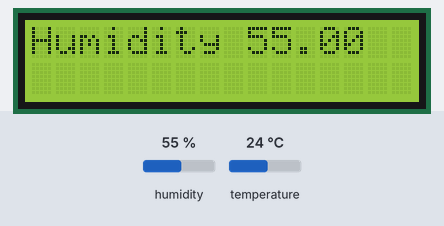
A sketch run on a simulated Arduino Uno, built with avr-gcc and run on an emulated ATmega328P. Parts: 16×2 character LCD. Inputs (shaded band) come from the test bench; at power-on: humidity 55 %, temperature 24 °C. What the sketch prints to the serial monitor is not drawn.

Above: at 2.7 s.
2.8 s: humidity set to 22 %
At 9.0 s:
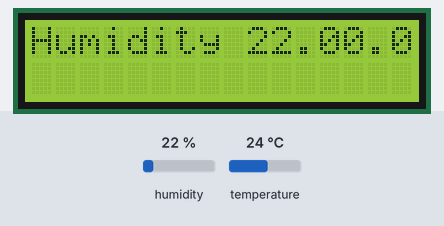
15.7 s: temperature set to 12 °C
At 23.1 s:
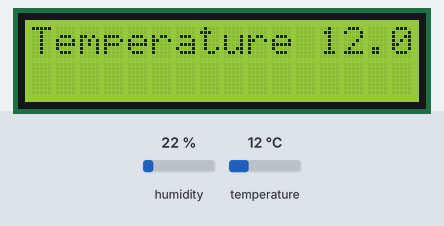
27.8 s: humidity set to 40 %
At 32.9 s:
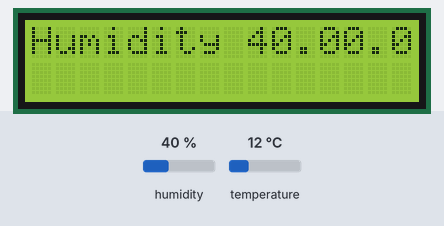
35.9 s: temperature set to 19 °C
At 41.0 s:
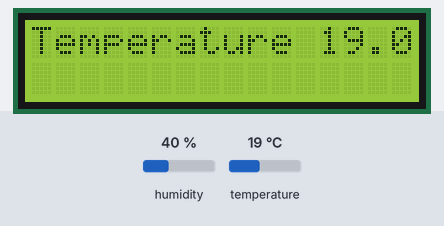
Timing chart, 0 to 42.5 s (numbered marks = the images above; inputs shaded):
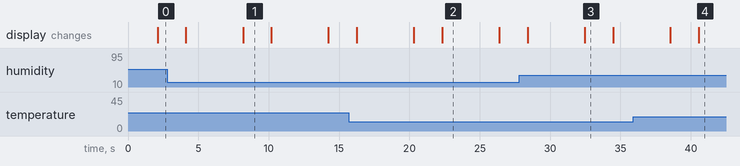

Measured:
- after the input at 15.7 s, the display: first differs from a run without the input after 6.6 s (image 2)
- after the input at 27.8 s, the display: first differs from a run without the input after 4.7 s (image 3)
- after the input at 35.9 s, the display: first differs from a run without the input after 4.6 s (image 4)
- what the display in image 1 shows lasts 2.0 s, from 8.2 s to 10.2 s
- what the display in image 2 shows lasts 4.1 s, from 22.3 s to 26.4 s

The sketch:

dht11.ino
```cpp
#include "DHT.h"
#define DHTPIN 6     // Digital pin connected to the DHT sensor
// Feather HUZZAH ESP8266 note: use pins 3, 4, 5, 12, 13 or 14 --
// Pin 15 can work but DHT must be disconnected during program upload.


#define DHTTYPE DHT11   // DHT 11


// Connect pin 1 (on the left) of the sensor to +5V
// NOTE: If using a board with 3.3V logic like an Arduino Due connect pin 1
// to 3.3V instead of 5V!
// Connect pin 2 of the sensor to whatever your DHTPIN is
// Connect pin 4 (on the right) of the sensor to GROUND
// Connect a 10K resistor from pin 2 (data) to pin 1 (power) of the sensor

// Initialize DHT sensor.
// Note that older versions of this library took an optional third parameter to
// tweak the timings for faster processors.  This parameter is no longer needed
// as the current DHT reading algorithm adjusts itself to work on faster procs.
DHT dht(DHTPIN, DHTTYPE);

//Include la libreria
#include <LiquidCrystal_I2C.h>
// Imposta l'indirizzo del display a 0x27 per 16 caratteri 2 linee
LiquidCrystal_I2C lcd(0x27, 16, 2);


void setup() {
  Serial.begin(9600);
  Serial.println(F("DHTxx test!"));
  lcd.begin(); //Init with pin default ESP8266 or ARDUINO
  lcd.backlight(); //accende la retroilluminazione

  dht.begin();
}

void loop() {
  // Wait a few seconds between measurements.
  delay(2000);

  // Reading temperature or humidity takes about 250 milliseconds!
  // Sensor readings may also be up to 2 seconds 'old' (its a very slow sensor)
  float h = dht.readHumidity();
  // Read temperature as Celsius (the default)
  float t = dht.readTemperature();
  // Read temperature as Fahrenheit (isFahrenheit = true)
  float f = dht.readTemperature(true);

  // Check if any reads failed and exit early (to try again).
  if (isnan(h) || isnan(t) || isnan(f)) {
    Serial.println(F("Failed to read from DHT sensor!"));
    return;
  }

  // Compute heat index in Fahrenheit (the default)
  float hif = dht.computeHeatIndex(f, h);
  // Compute heat index in Celsius (isFahreheit = false)
  float hic = dht.computeHeatIndex(t, h, false);
  String hs = String(h);
  String ts = String(t);


  lcd.setCursor(0, 0);
  lcd.print("Humidity "+hs);
  delay (2000);
  lcd.setCursor(0, 0);
  lcd.print("Temperature " + ts + "%");
  delay (2000);

  Serial.print(F("Humidity: "));
  Serial.print(h);
  Serial.print(F("%  Temperature: "));
  Serial.print(t);
  Serial.print(F("°C "));
  Serial.print(f);
  Serial.print(F("°F  Heat index: "));
  Serial.print(hic);
  Serial.print(F("°C "));
  Serial.print(hif);
  Serial.println(F("°F"));
}
```
